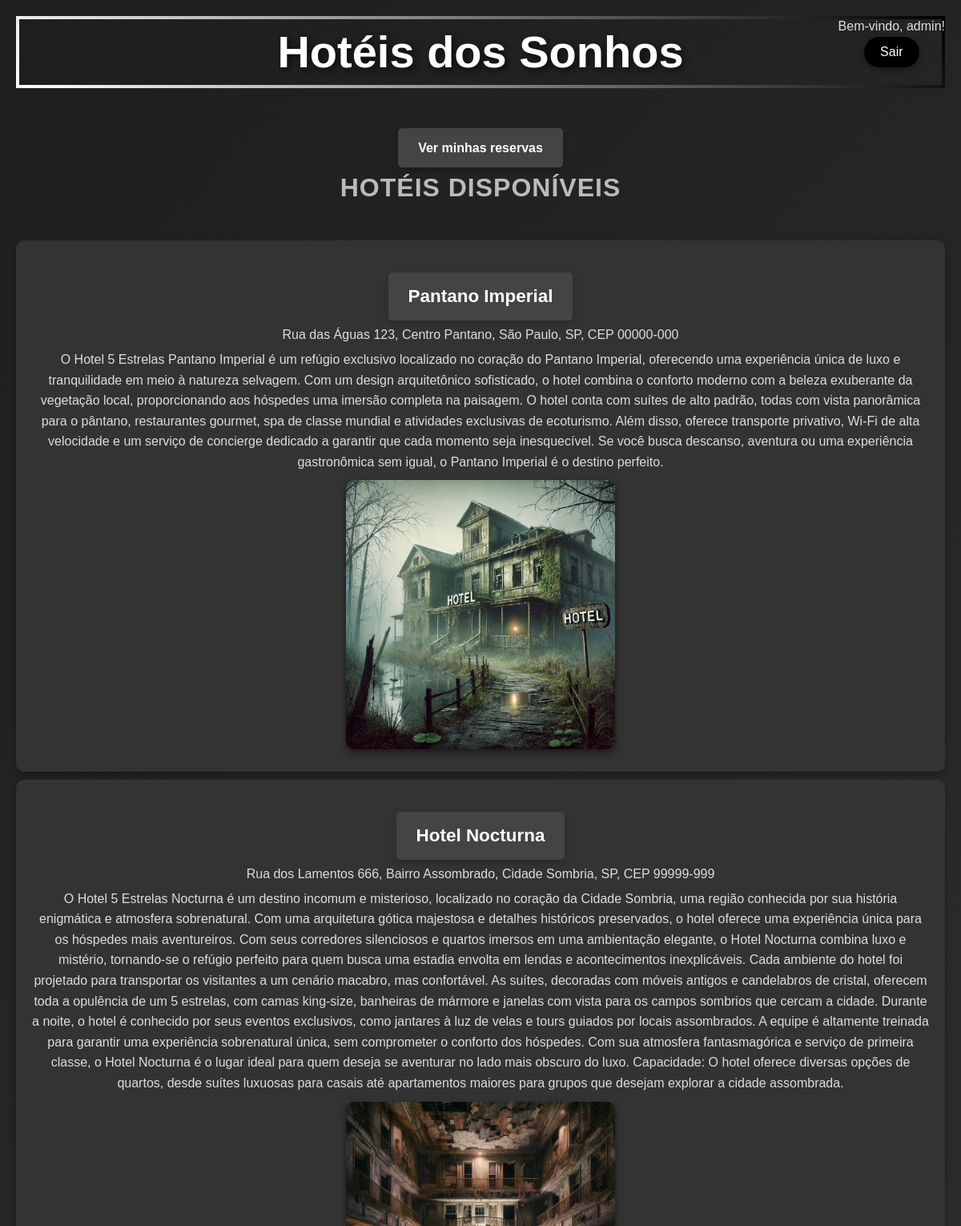
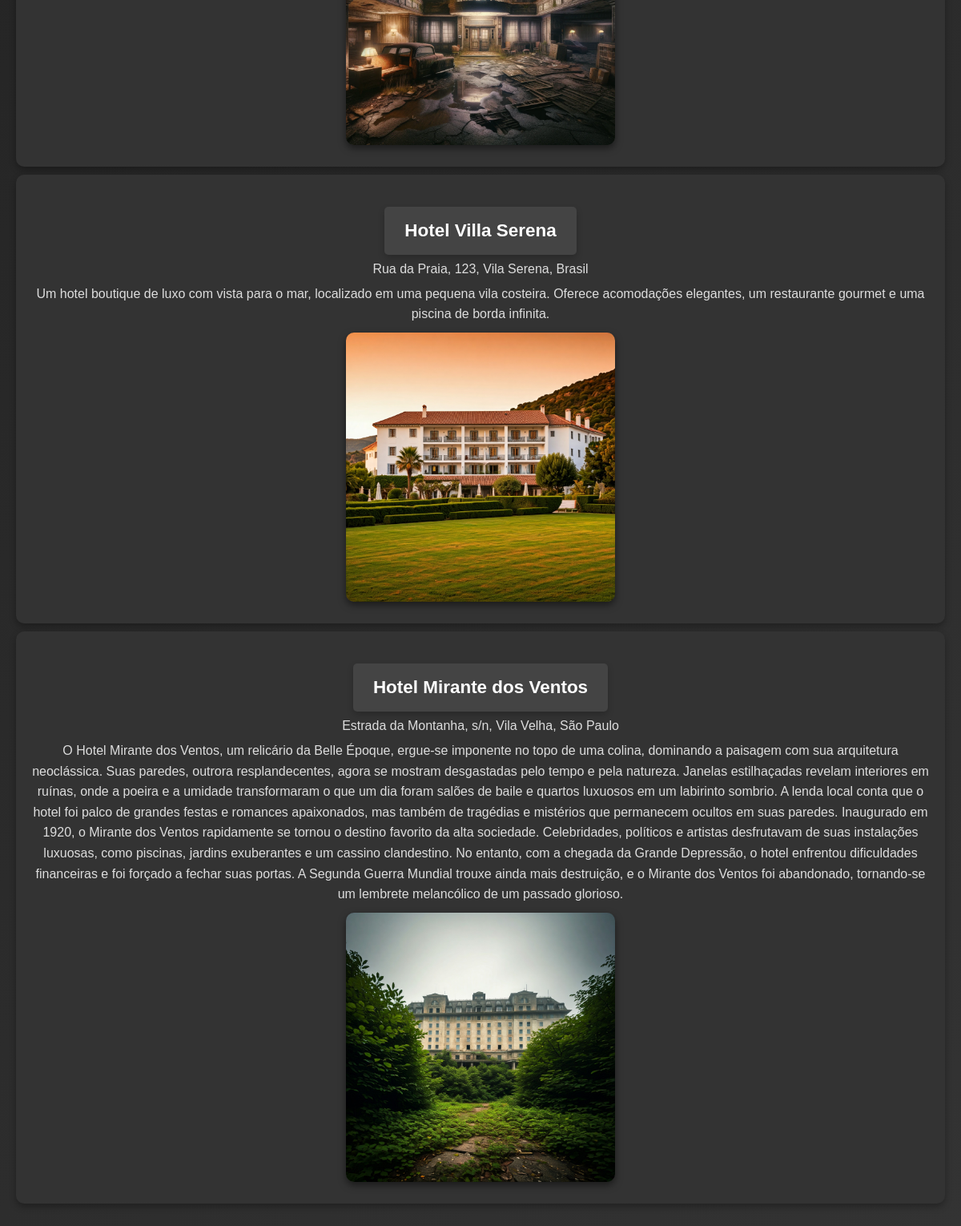
The app's page / (signed in) with its own data (2 pictures, top to bottom).
### app_1/models.py (models this page shows, shortened)
class Hotel(models.Model):
    nome = models.CharField(max_length=100)
    descricao = models.TextField()
    endereco = models.CharField(max_length=255)
    telefone = models.CharField(max_length=15)
    email = models.EmailField()
    imagem = models.ImageField(upload_to='hotels/', null=True, blank=True)

### app_1/views.py (the view)
# urls.py: path('', views.lista_hotels, name='index'),
def lista_hotels(request):
    hotels = Hotel.objects.all()
    return render(request, 'index.html', {'hotels': hotels})

### app_1/templates/index.html (shortened to what this page needs)
<!DOCTYPE html>
<html lang="pt-br">
<head>
    {% load static %}
    <link rel="stylesheet" type="text/css" href="{% static 'css/index.css' %}?v=2">
</head>
<body>
    <h1>Hotéis dos Sonhos</h1>
    {% if user.is_authenticated %}
        <div class="logout-container">
            <p>Bem-vindo, {{ user.username }}!
                <form method="POST" action="{% url 'logout' %}">
                    <button type="submit">Sair</button>
                </form>
            </p>
        </div>
    {% else %}
        <div class="auth-links">
            <p><a href="{% url 'login' %}">Entrar</a> | <a href="{% url 'registro' %}">Registrar</a></p>
        </div>
    {% endif %}
    <a href="{% url 'minhas_reservas' %}">Ver minhas reservas</a>
    <h2>Hotéis Disponíveis</h2>
    <ul>
        {% for hotel in hotels %}
            <li>
                <h3><a href="{% url 'detalhes_hotel' hotel.id %}">{{ hotel.nome }}</a></h3>
                <p>{{ hotel.endereco }}</p>
                <p>{{ hotel.descricao }}</p>
                {% if hotel.imagem %}
                    <img src="{{ hotel.imagem.url }}" alt="Imagem do hotel">
                {% else %}
                    <p>Sem imagem disponível</p>
                {% endif %}
            </li>
        {% endfor %}
    </ul>
</body>
</html>

### static/css/index.css (style rules this page uses)
* { margin: 0; padding: 0; box-sizing: border-box; }
body { background: linear-gradient(135deg, #1e1e1e, #333); color: #e0e0e0; font-family: Arial, sans-serif; line-height: 1.6; padding: 20px; text-align: center; }
h1 { font-size: 3.5em; font-weight: bold; color: #fff; margin-bottom: 30px; text-shadow: 3px 3px 10px rgba(0, 0, 0, 0.7); position: relative; animation: rotateText 5s linear infinite; font-family: 'Arial', sans-serif; }
h1::before { content: ''; position: absolute; top: 0; left: 0; right: 0; bottom: 0; border: 4px solid; border-image: linear-gradient(45deg, #ffffff, black) 1; border-radius: 10px; padding: 0.2em; z-index: -1; }
h2 { color: #bbb; font-size: 2em; margin-bottom: 20px; text-transform: uppercase; letter-spacing: 1px; font-weight: bold; }
.logout-container { position: absolute; top: 20px; right: 20px; }
.logout-container form button { background-color:black; color: white; padding: 10px 20px; border: none; cursor: pointer; font-size: 1em; border-radius: 25px; transition: background-color 0.3s; box-shadow: 0px 4px 6px rgba(0, 0, 0, 0.3); }
a { display: inline-block; background-color: #444; color: white; padding: 12px 25px; margin-top: 20px; text-decoration: none; border-radius: 5px; font-weight: bold; transition: background-color 0.3s; box-shadow: 0px 4px 8px rgba(0, 0, 0, 0.2); }
ul { list-style-type: none; margin-top: 40px; padding: 0; }
ul li { background-color: #333; color: #ddd; padding: 20px; margin: 10px 0; border-radius: 10px; box-shadow: 0px 4px 8px rgba(0, 0, 0, 0.3); transition: background-color 0.3s, transform 0.3s; }
ul li h3 a { color: #fff; font-size: 1.2em; text-decoration: none; font-weight: bold; }
ul li p { font-size: 1em; margin-top: 5px; }
ul li img { max-width: 30%; height: auto; border-radius: 10px; margin-top: 10px; box-shadow: 0 4px 10px rgba(0, 0, 0, 0.5); transition: transform 0.3s ease-in-out; }

### records on screen
Hotel: nome "Pantano Imperial", endereco "Rua das Águas 123, Centro Pantano, São Paulo, SP, CEP 00000-000", descricao "O Hotel 5 Estrelas Pantano Imperial é um refúgio exclusivo localizado no coração do Pantano Imperial, oferecendo uma experiência única de luxo e tranquilidade em meio à natureza selvagem. Com um design arquitetônico sofisticado, o hotel combina o conforto moderno com a beleza exuberante da vegetação local, proporcionando aos hóspedes uma imersão completa na paisagem. O hotel conta com suítes de alto padrão, todas com vista panorâmica para o pântano, restaurantes gourmet, spa de classe mundial e atividades exclusivas de ecoturismo. Além disso, oferece transporte privativo, Wi-Fi de alta velocidade e um serviço de concierge dedicado a garantir que cada momento seja inesquecível. Se você busca…", imagem (picture)
Hotel: nome "Hotel Nocturna", endereco "Rua dos Lamentos 666, Bairro Assombrado, Cidade Sombria, SP, CEP 99999-999", descricao "O Hotel 5 Estrelas Nocturna é um destino incomum e misterioso, localizado no coração da Cidade Sombria, uma região conhecida por sua história enigmática e atmosfera sobrenatural. Com uma arquitetura gótica majestosa e detalhes históricos preservados, o hotel oferece uma experiência única para os hóspedes mais aventureiros. Com seus corredores silenciosos e quartos imersos em uma ambientação elegante, o Hotel Nocturna combina luxo e mistério, tornando-se o refúgio perfeito para quem busca uma estadia envolta em lendas e acontecimentos inexplicáveis. Cada ambiente do hotel foi projetado para transportar os visitantes a um cenário macabro, mas confortável. As suítes, decoradas com móveis…", imagem (picture)
Hotel: nome "Hotel Villa Serena", endereco "Rua da Praia, 123, Vila Serena, Brasil", descricao "Um hotel boutique de luxo com vista para o mar, localizado em uma pequena vila costeira. Oferece acomodações elegantes, um restaurante gourmet e uma piscina de borda infinita.", imagem (picture)
Hotel: nome "Hotel Mirante dos Ventos", endereco "Estrada da Montanha, s/n, Vila Velha, São Paulo", descricao "O Hotel Mirante dos Ventos, um relicário da Belle Époque, ergue-se imponente no topo de uma colina, dominando a paisagem com sua arquitetura neoclássica. Suas paredes, outrora resplandecentes, agora se mostram desgastadas pelo tempo e pela natureza. Janelas estilhaçadas revelam interiores em ruínas, onde a poeira e a umidade transformaram o que um dia foram salões de baile e quartos luxuosos em um labirinto sombrio. A lenda local conta que o hotel foi palco de grandes festas e romances apaixonados, mas também de tragédias e mistérios que permanecem ocultos em suas paredes. Inaugurado em 1920, o Mirante dos Ventos rapidamente se tornou o destino favorito da alta sociedade. Celebridades,…", imagem (picture)

### other values on screen
{{ user.username }} "admin"
